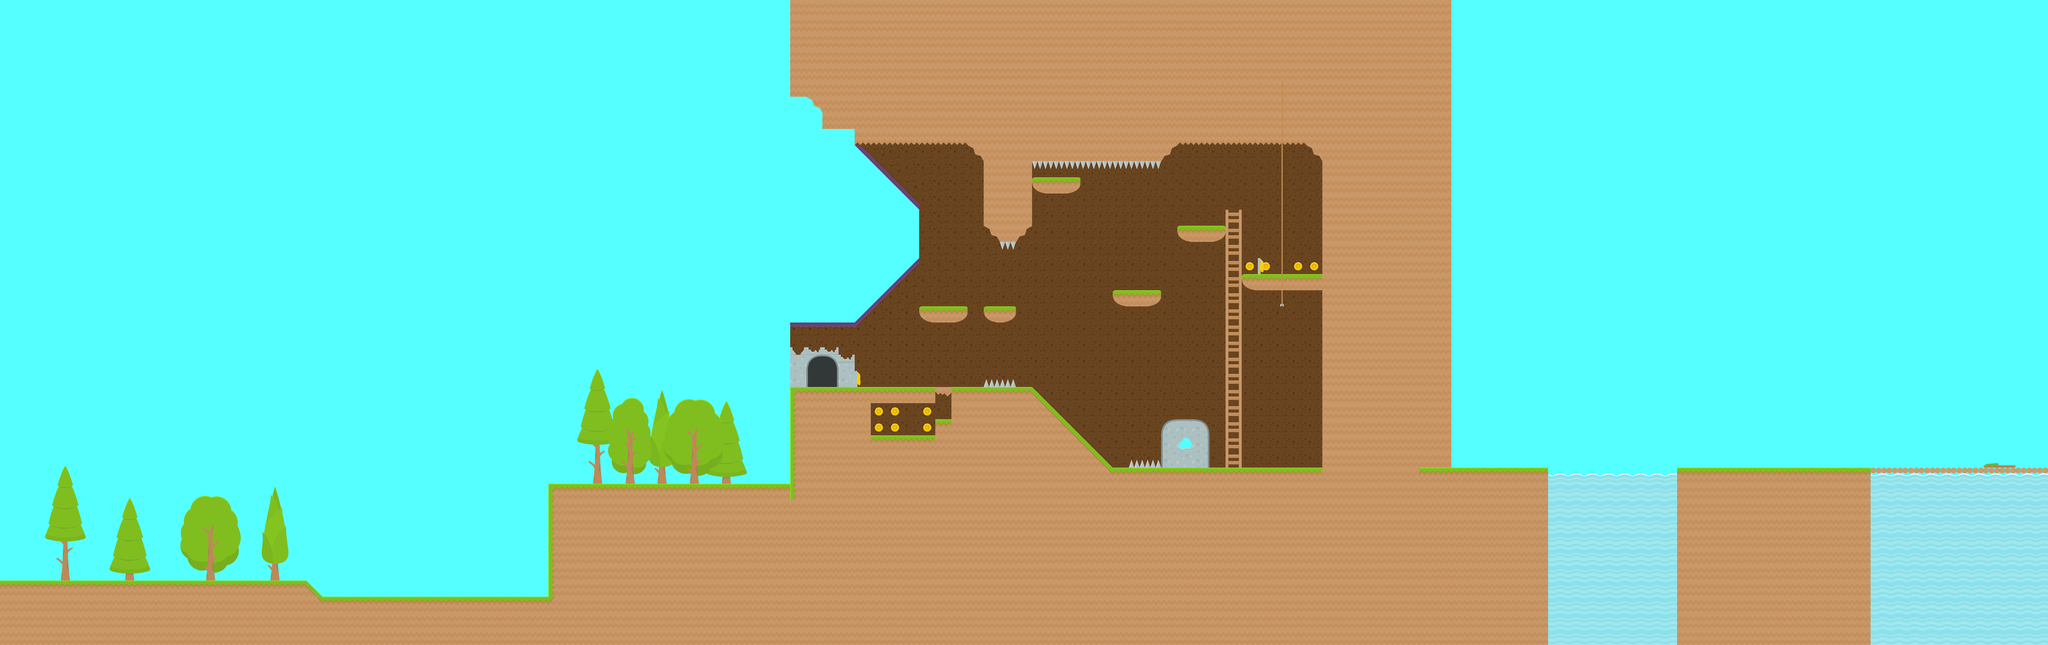

A level layout from a 2D game, rendered from its tile map. Below: a short description, then the map file with tile-grid data replaced by summaries:
An orthogonal 127x40 tile map with 70x70 px tiles, 3 tile layers (GroundBack, GroundMid, Builds Interior), 4 hidden layers not drawn, 9 tilesets and 96 objects (22x wall, 20x platform, 16x ground, 16x trigger, 3x collectable, ...).

<map version="1.0" orientation="orthogonal" renderorder="right-down" width="127" height="40" tilewidth="70" tileheight="70" backgroundcolor="#55ffff" nextobjectid="97">
 <properties>
  <property name="background" value="background1.json" />
  <property name="music" value="default_music.ogg" />
 </properties>
 <tileset firstgid="1" source="base.tsx" />
 <tileset firstgid="197" source="GrassExtension.tsx" />
 <tileset firstgid="239" name="foliage1" tilewidth="70" tileheight="70" tilecount="75">
  <image source="resources/foliage1.png" width="1050" height="350" />
 </tileset>
 <tileset firstgid="314" name="springTrees" tilewidth="70" tileheight="70" tilecount="288">
  <image source="resources/springTrees.png" width="840" height="1680" />
 </tileset>
 <tileset firstgid="602" name="Items" tilewidth="70" tileheight="70" spacing="2" margin="1" tilecount="98">
  <image source="resources/Items.png" width="1024" height="512" />
  <tile id="1">
   <properties>
    <property name="color" value="yellow" />
    <property name="frame" value="1" />
    <property name="tag" value="flag" />
   </properties>
  </tile>
  <tile id="4">
   <properties>
    <property name="color" value="brown" />
    <property name="state" value="right" />
    <property name="tag" value="switch" />
   </properties>
  </tile>
  <tile id="29">
   <properties>
    <property name="coin" value="1" />
   </properties>
  </tile>
  <tile id="33">
   <properties>
    <property name="state" value="normal" />
    <property name="tag" value="spring" />
   </properties>
  </tile>
  <tile id="43">
   <properties>
    <property name="color" value="yellow" />
    <property name="state" value="up" />
    <property name="tag" value="button" />
   </properties>
  </tile>
  <tile id="48">
   <properties>
    <property name="state" value="expanded" />
    <property name="tag" value="spring" />
   </properties>
  </tile>
  <tile id="58">
   <properties>
    <property name="color" value="yellow" />
    <property name="state" value="down" />
    <property name="tag" value="button" />
   </properties>
  </tile>
  <tile id="78">
   <properties>
    <property name="color" value="brown" />
    <property name="state" value="left" />
    <property name="tag" value="switch" />
   </properties>
  </tile>
  <tile id="90">
   <properties>
    <property name="color" value="yellow" />
    <property name="frame" value="2" />
    <property name="tag" value="flag" />
   </properties>
  </tile>
  <tile id="93">
   <properties>
    <property name="color" value="brown" />
    <property name="state" value="center" />
    <property name="tag" value="switch" />
   </properties>
  </tile>
 </tileset>
 <tileset firstgid="700" name="Medieval" tilewidth="70" tileheight="70" spacing="2" margin="1" tilecount="392">
  <image source="resources/medieval.png" width="2048" height="1024" />
 </tileset>
 <tileset firstgid="1092" name="extension" tilewidth="70" tileheight="70" spacing="2" margin="1" tilecount="98">
  <image source="resources/extension.png" width="1024" height="512" />
 </tileset>
 <tileset firstgid="1190" name="ground" tilewidth="70" tileheight="70" spacing="2" margin="1" tilecount="7">
  <image source="resources/ground.png" width="512" height="128" />
 </tileset>
 <tileset firstgid="1197" name="brokeDoor2" tilewidth="70" tileheight="70" spacing="2" margin="1" tilecount="9">
  <image source="resources/brokeDoor2.png" width="256" height="256" />
 </tileset>
 <layer name="GroundBack" width="127" height="40">
  <data>[5080 cells, 2413 non-empty, 109 distinct tile ids]</data>
 </layer>
 <layer name="GroundMid" width="127" height="40">
  <data>[5080 cells, 168 non-empty, 81 distinct tile ids]</data>
 </layer>
 <layer name="Builds Interior" width="127" height="40">
  <data>[5080 cells, 54 non-empty, 10 distinct tile ids]</data>
 </layer>
 <layer name="Builds" width="127" height="40" visible="0">
  <data>[5080 cells, 1097 non-empty, 13 distinct tile ids]</data>
 </layer>
 <layer name="Builds Front" width="127" height="40" visible="0">
  <data>[5080 cells, 612 non-empty, 35 distinct tile ids]</data>
 </layer>
 <layer name="Items" width="127" height="40" visible="0">
  <data>[5080 cells, 63 non-empty, 12 distinct tile ids]</data>
 </layer>
 <layer name="Coins" width="127" height="40" visible="0">
  <data>[5080 cells, 17 non-empty, 1 distinct tile ids]</data>
 </layer>
 <objectgroup name="Objects">
  <object id="1" type="wall" x="0" y="2534" width="1260" height="266" />
  <object id="2" type="wall" x="1260" y="2590" width="1120" height="210" />
  <object id="3" type="wall" x="2380" y="2116" width="1050" height="684" />
  <object id="4" type="ground" x="0" y="2520" width="1260" height="14">
   <properties>
    <property name="shape" value="0" />
   </properties>
  </object>
  <object id="5" type="platform" x="1400" y="2380" width="70" height="70">
   <properties>
    <property name="breakable" value="true" />
    <property name="captureTile" value="true" />
    <property name="time" value="1" />
   </properties>
  </object>
  <object id="6" type="ground" x="1260" y="2520">
   <properties>
    <property name="shape" value="1" />
   </properties>
   <polygon points="0,0 70,0 140,70 0,70" />
  </object>
  <object id="7" type="trigger" x="7432" y="1997" width="189" height="33">
   <properties>
    <property name="action" value="die" />
   </properties>
  </object>
  <object id="8" type="trigger" x="420" y="1890" width="70" height="630">
   <properties>
    <property name="action" value="checkpoint" />
    <property name="number" value="0" />
   </properties>
  </object>
  <object id="9" type="trigger" x="1260" y="1750" width="70" height="770">
   <properties>
    <property name="action" value="checkpoint" />
    <property name="number" value="1" />
   </properties>
  </object>
  <object id="10" type="platform" x="1470" y="2380" width="70" height="70">
   <properties>
    <property name="breakable" value="true" />
    <property name="captureTile" value="true" />
    <property name="time" value="1" />
   </properties>
  </object>
  <object id="11" type="platform" x="1540" y="2380" width="70" height="70">
   <properties>
    <property name="breakable" value="true" />
    <property name="captureTile" value="true" />
    <property name="time" value="1" />
   </properties>
  </object>
  <object id="12" type="platform" x="1960" y="2380" width="70" height="70">
   <properties>
    <property name="breakable" value="true" />
    <property name="captureTile" value="true" />
    <property name="time" value="1" />
   </properties>
  </object>
  <object id="13" type="platform" x="1820" y="2380" width="70" height="70">
   <properties>
    <property name="breakable" value="true" />
    <property name="captureTile" value="true" />
    <property name="time" value="1" />
   </properties>
  </object>
  <object id="14" type="platform" x="1890" y="2380" width="70" height="70">
   <properties>
    <property name="breakable" value="true" />
    <property name="captureTile" value="true" />
    <property name="time" value="1" />
   </properties>
  </object>
  <object id="15" type="platform" x="2030" y="2240" width="70" height="70">
   <properties>
    <property name="breakable" value="true" />
    <property name="captureTile" value="true" />
    <property name="time" value="1" />
   </properties>
  </object>
  <object id="16" type="platform" x="1960" y="2240" width="70" height="70">
   <properties>
    <property name="breakable" value="true" />
    <property name="captureTile" value="true" />
    <property name="time" value="1" />
   </properties>
  </object>
  </objectgroup>
 <objectgroup name="Interior Objects">
  <!-- 48 objects omitted --></objectgroup>
 <objectgroup name="MockUp" visible="0">
  <!-- 4 objects omitted --></objectgroup>
</map>
<!-- 80 of 96 objects omitted -->